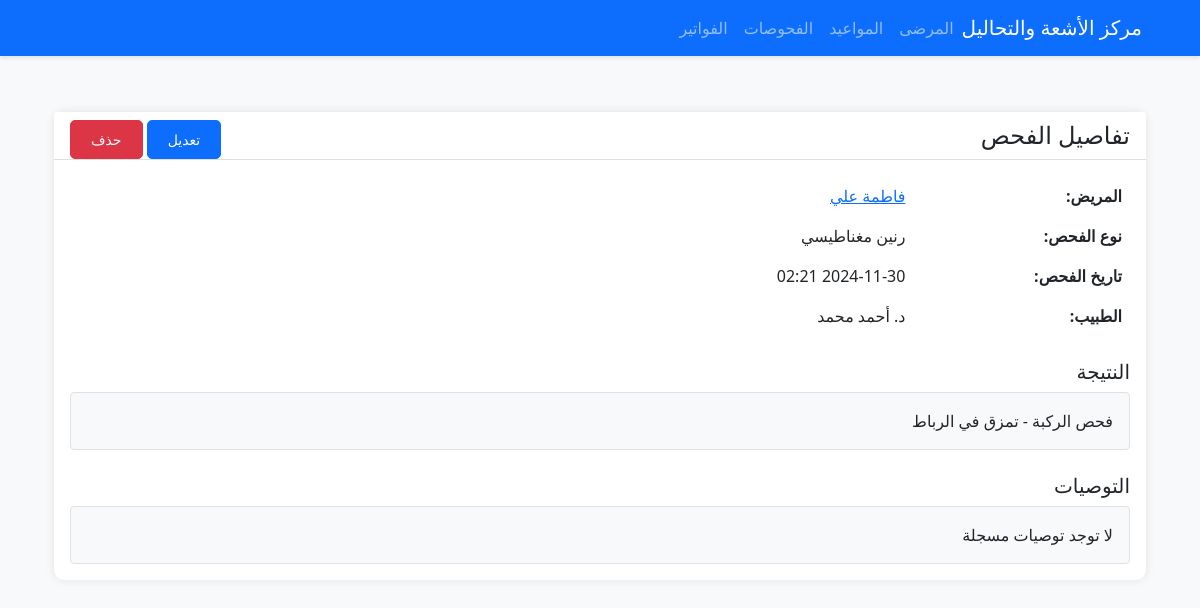
/examinations/2 (signed in), run on the app's committed database.
### models.py (models this page shows, shortened)
class Patient(db.Model):
    id = db.Column(db.Integer, primary_key=True)
    name = db.Column(db.String(100), nullable=False)
    phone = db.Column(db.String(20))
    email = db.Column(db.String(120))
    birth_date = db.Column(db.Date)
    address = db.Column(db.Text)
    medical_history = db.Column(db.Text)
    created_at = db.Column(db.DateTime, default=datetime.utcnow)
    examinations = db.relationship('Examination', backref='patient', lazy=True)
    invoices = db.relationship('Invoice', backref='patient', lazy=True)

class Examination(db.Model):
    id = db.Column(db.Integer, primary_key=True)
    patient_id = db.Column(db.Integer, db.ForeignKey('patient.id'), nullable=False)
    examination_type = db.Column(db.String(50), nullable=False)
    result = db.Column(db.Text)
    recommendations = db.Column(db.Text)
    status = db.Column(db.String(20), default='pending')
    performed_by = db.Column(db.Integer, db.ForeignKey('user.id'))
    created_at = db.Column(db.DateTime, default=datetime.utcnow)
    report_path = db.Column(db.String(255))
    performer = db.relationship('User', backref='performed_examinations')
    EXAMINATION_TYPES = {
        'xray': 'أشعة سينية',
        'ct': 'أشعة مقطعية',
        'mri': 'رنين مغناطيسي',
        'ultrasound': 'موجات صوتية',
        'mammogram': 'تصوير الثدي',
        'dexa': 'قياس كثافة العظام'
    }

class User(UserMixin, db.Model):
    id = db.Column(db.Integer, primary_key=True)
    username = db.Column(db.String(80), unique=True, nullable=False)
    email = db.Column(db.String(120), unique=True, nullable=False)
    name = db.Column(db.String(100), nullable=False)
    password_hash = db.Column(db.String(128))
    role = db.Column(db.String(20), nullable=False)
    created_at = db.Column(db.DateTime, default=datetime.utcnow)

### routes/examinations.py (the view)
@examinations_bp.route('/examinations/<int:id>')
@login_required
def view(id):
    examination = Examination.query.get_or_404(id)
    return render_template('examinations/view.html', examination=examination)

### app.py (called while the page is built)
@login_manager.user_loader
def load_user(user_id):
    return User.query.get(int(user_id))

@app.template_filter('strftime')
def _jinja2_filter_datetime(date, fmt=None):
    if not date:
        return ''
    if fmt:
        return date.strftime(fmt)
    return date.strftime('%Y-%m-%d %H:%M:%S')

### templates/examinations/view.html (shortened to what this page needs)
{% extends "base.html" %}
{% block content %}
<div class="container-fluid py-4">
    <div class="row">
        <div class="col-12">
            <div class="card mb-4">
                <div class="card-header pb-0 d-flex justify-content-between align-items-center">
                    <h4>تفاصيل الفحص</h4>
                    <div>
                        <a href="{{ url_for('examinations.edit', id=examination.id) }}" class="btn btn-primary btn-sm">
                             تعديل
                        </a>
                        <form action="{{ url_for('examinations.delete', id=examination.id) }}" method="POST" class="d-inline">
                            <button type="submit" class="btn btn-danger btn-sm" onclick="return confirm('هل أنت متأكد من حذف هذا الفحص؟')">
                                 حذف
                            </button>
                        </form>
                    </div>
                </div>
                <div class="card-body">
                    <div class="row">
                        <div class="col-md-6">
                            <table class="table table-borderless">
                                <tr>
                                    <th>المريض:</th>
                                    <td>
                                        <a href="{{ url_for('patients.view', id=examination.patient.id) }}">
                                            {{ examination.patient.name }}
                                        </a>
                                    </td>
                                </tr>
                                <tr>
                                    <th>نوع الفحص:</th>
                                    <td>{{ examination.EXAMINATION_TYPES[examination.examination_type] }}</td>
                                </tr>
                                <tr>
                                    <th>تاريخ الفحص:</th>
                                    <td>{{ examination.created_at | strftime('%Y-%m-%d %H:%M') }}</td>
                                </tr>
                                <tr>
                                    <th>الطبيب:</th>
                                    <td>{{ examination.performer.name if examination.performer else 'غير محدد' }}</td>
                                </tr>
                            </table>
                        </div>
                    </div>
                    <div class="row mt-4">
                        <div class="col-12">
                            <h5>النتيجة</h5>
                            <div class="border rounded p-3 bg-light">
                                {{ examination.result or 'لا توجد نتائج مسجلة' }}
                            </div>
                        </div>
                    </div>
                    <div class="row mt-4">
                        <div class="col-12">
                            <h5>التوصيات</h5>
                            <div class="border rounded p-3 bg-light">
                                {{ examination.recommendations or 'لا توجد توصيات مسجلة' }}
                            </div>
                        </div>
                    </div>
                </div>
            </div>
        </div>
    </div>
</div>
{% endblock %}

### static/css/style.css (style rules this page uses)
body { font-family: 'Segoe UI', Tahoma, Geneva, Verdana, sans-serif; background-color: #f8f9fa; }
.card { border: none; border-radius: 10px; box-shadow: 0 0 10px rgba(0,0,0,.1); margin-bottom: 20px; transition: transform 0.3s ease; }
.card-header { background-color: #fff; border-bottom: 1px solid rgba(0,0,0,.125); border-top-left-radius: 10px; border-top-right-radius: 10px; }
.table { margin-bottom: 0; }
.table th { border-top: none; font-weight: 600; }
.btn { border-radius: 5px; padding: 8px 20px; }

### templates/base.html (style rules this page uses)
body { font-family: 'Segoe UI', Tahoma, Geneva, Verdana, sans-serif; }

### data on the page
Patient: patient.name "فاطمة علي"
Examination: examination_type "رنين مغناطيسي", created_at|strftime "2024-11-30 02:21", result "فحص الركبة - تمزق في الرباط", recommendations "لا توجد توصيات مسجلة"
User: performer "د. أحمد محمد"
